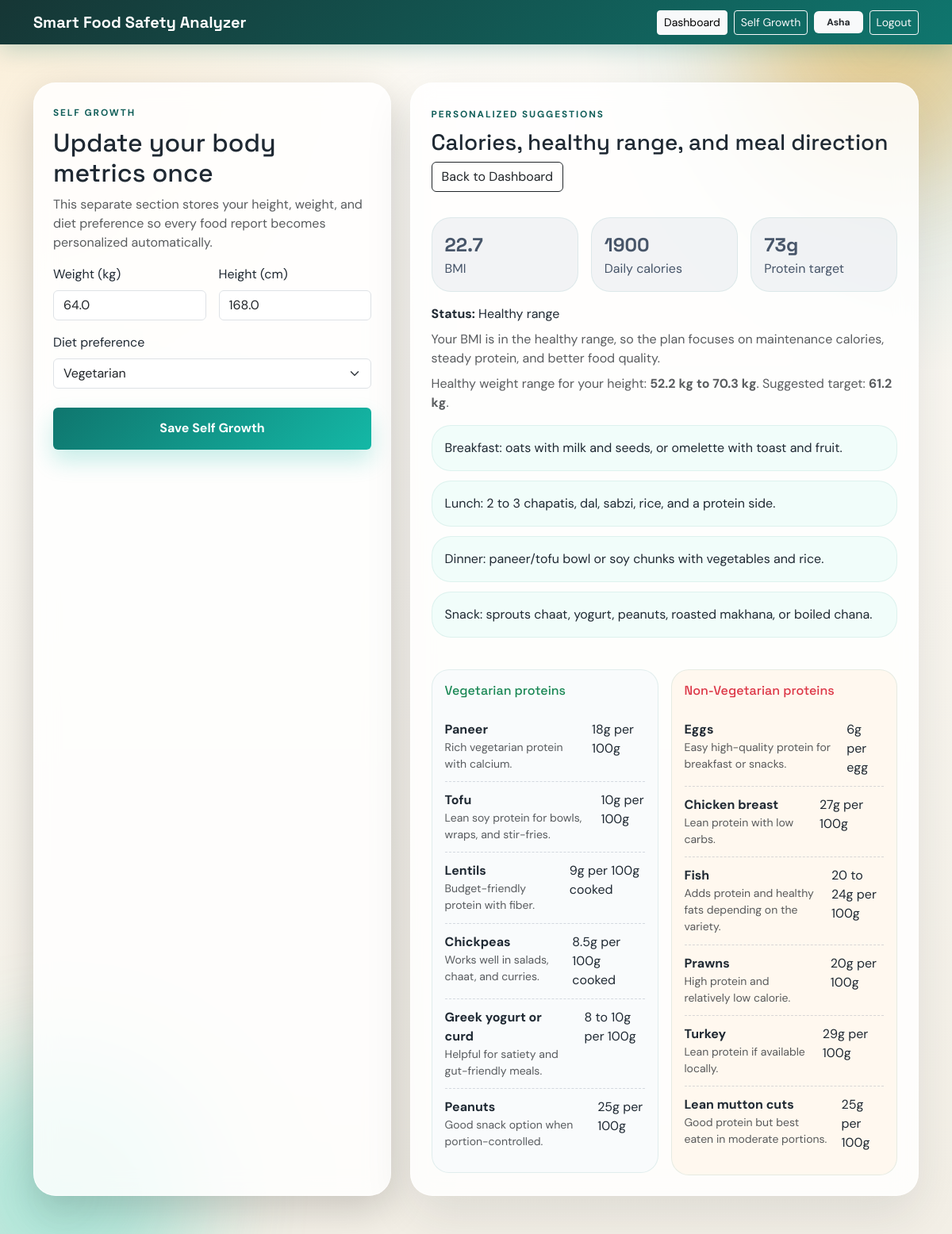
The app's page /self-growth/ (signed in) with its own data.
### analyzer/models.py (models this page shows, shortened)
class UserWellnessProfile(models.Model):
    user = models.OneToOneField(settings.AUTH_USER_MODEL, on_delete=models.CASCADE, related_name='wellness_profile')
    weight_kg = models.FloatField(null=True, blank=True)
    height_cm = models.FloatField(null=True, blank=True)
    diet_preference = models.CharField(max_length=20, default='balanced')
    bmi = models.FloatField(null=True, blank=True)
    bmi_status = models.CharField(max_length=60, blank=True)
    healthy_weight_min = models.FloatField(null=True, blank=True)
    healthy_weight_max = models.FloatField(null=True, blank=True)
    target_weight = models.FloatField(null=True, blank=True)
    daily_calories = models.PositiveIntegerField(null=True, blank=True)
    protein_target_g = models.PositiveIntegerField(null=True, blank=True)
    wellness_summary = models.TextField(blank=True)
    meal_plan = models.TextField(blank=True)
    updated_at = models.DateTimeField(auto_now=True)

### analyzer/views.py (the view, shortened to what this page needs)
# urls.py: path('self-growth/', views.self_growth, name='self_growth'),
@login_required
def self_growth(request):
    profile, _ = UserWellnessProfile.objects.get_or_create(user=request.user)
    form = SelfGrowthForm(request.POST or None, instance=profile)
    context = {
        'form': form,
        'profile': profile,
        'meal_plan_items': [item.strip() for item in profile.meal_plan.split('||') if item.strip()],
        'protein_data': protein_sources(),
        'cloud': cloud_summary(),
    }
    return render(request, 'analyzer/self_growth.html', context)

### analyzer/forms.py (shortened to what this page needs)
class SelfGrowthForm(forms.ModelForm):
    class Meta:
        model = UserWellnessProfile
        fields = ('weight_kg', 'height_cm', 'diet_preference')
        widgets = {
            'weight_kg': forms.NumberInput(attrs={'class': 'form-control', 'placeholder': 'Example: 68'}),
            'height_cm': forms.NumberInput(attrs={'class': 'form-control', 'placeholder': 'Example: 170'}),
            'diet_preference': forms.Select(attrs={'class': 'form-select'}, choices=AnalysisRecord.DIET_CHOICES),
        }

### analyzer/services.py (called while the page is built)
def protein_sources():
    return {
        'veg': VEG_PROTEIN_SOURCES,
        'non_veg': NON_VEG_PROTEIN_SOURCES,
    }

def cloud_summary():
    provider = settings.CLOUD_STORAGE_PROVIDER.lower()
    ocr_provider = settings.OCR_PROVIDER.lower()
    storage_label = {
        'firebase': 'Firebase Storage',
        'aws_s3': 'AWS S3',
        'local': 'Local media storage',
    }.get(provider, provider.title())
    ocr_label = {
        'google_vision': 'Google Vision API',
        'tesseract': 'Tesseract OCR',
    }.get(ocr_provider, ocr_provider.title())
    return {
        'storage': storage_label,
        'ocr': ocr_label,
        'storage_provider': provider,
        'ocr_provider': ocr_provider,
    }

### templates/analyzer/self_growth.html (shortened to what this page needs)
{% extends 'base.html' %}
{% block content %}
<section class="py-5">
    <div class="container">
        <div class="row g-4">
            <div class="col-lg-5">
                <div class="glass-card p-4 shadow-lg h-100">
                    <span class="eyebrow">Self Growth</span>
                    <h1 class="h2 mt-2">Update your body metrics once</h1>
                    <p class="text-muted">This separate section stores your height, weight, and diet preference so every food report becomes personalized automatically.</p>
                    <form method="post">
                        <div class="row g-3">
                            <div class="col-md-6"><label class="form-label">Weight (kg)</label>{{ form.weight_kg }}</div>
                            <div class="col-md-6"><label class="form-label">Height (cm)</label>{{ form.height_cm }}</div>
                            <div class="col-12"><label class="form-label">Diet preference</label>{{ form.diet_preference }}</div>
                        </div>
                        <button type="submit" class="btn btn-accent w-100 mt-4">Save Self Growth</button>
                    </form>
                </div>
            </div>
            <div class="col-lg-7">
                <div class="section-card h-100">
                    <div class="d-flex justify-content-between align-items-center flex-wrap gap-2">
                        <div>
                            <span class="eyebrow">Personalized suggestions</span>
                            <h2 class="h3 mt-2 mb-0">Calories, healthy range, and meal direction</h2>
                        </div>
                        <a href="{% url 'analyzer:dashboard' %}" class="btn btn-outline-dark">Back to Dashboard</a>
                    </div>
                    {% if profile.bmi %}
                    <div class="row g-3 mt-3">
                        <div class="col-md-4"><div class="metric-box neutral-box"><div class="metric-count small-count">{{ profile.bmi }}</div><div>BMI</div></div></div>
                        <div class="col-md-4"><div class="metric-box neutral-box"><div class="metric-count small-count">{{ profile.daily_calories }}</div><div>Daily calories</div></div></div>
                        <div class="col-md-4"><div class="metric-box neutral-box"><div class="metric-count small-count">{{ profile.protein_target_g }}g</div><div>Protein target</div></div></div>
                    </div>
                    <p class="mt-3 mb-2"><strong>Status:</strong> {{ profile.bmi_status }}</p>
                    <p class="text-muted mb-2">{{ profile.wellness_summary }}</p>
                    <p class="text-muted mb-3">Healthy weight range for your height: <strong>{{ profile.healthy_weight_min }} kg to {{ profile.healthy_weight_max }} kg</strong>. Suggested target: <strong>{{ profile.target_weight }} kg</strong>.</p>
                    <div class="meal-list">{% for item in meal_plan_items %}<div class="meal-item">{{ item }}</div>{% endfor %}</div>
                    {% else %}
                    <p class="text-muted mt-4 mb-0">Enter your height and weight to unlock calorie recommendations and meal suggestions.</p>
                    {% endif %}
                    <div class="row g-3 mt-4">
                        <div class="col-md-6"><div class="protein-panel"><h3 class="h6 text-success mb-3">Vegetarian proteins</h3>{% for item in protein_data.veg %}<div class="protein-detail-row"><div><strong>{{ item.name }}</strong><div class="small text-muted">{{ item.benefit }}</div></div><span>{{ item.protein }}</span></div>{% endfor %}</div></div>
                        <div class="col-md-6"><div class="protein-panel warm"><h3 class="h6 text-danger mb-3">Non-Vegetarian proteins</h3>{% for item in protein_data.non_veg %}<div class="protein-detail-row"><div><strong>{{ item.name }}</strong><div class="small text-muted">{{ item.benefit }}</div></div><span>{{ item.protein }}</span></div>{% endfor %}</div></div>
                    </div>
                </div>
            </div>
        </div>
    </div>
</section>
{% endblock %}

### templates/base.html (shortened to what this page needs)
{% load static %}
<!DOCTYPE html>
<html lang="en">
<head>
    <link href="https://cdn.jsdelivr.net/npm/bootstrap@5.3.3/dist/css/bootstrap.min.css" rel="stylesheet">
    <link rel="stylesheet" href="{% static 'css/styles.css' %}">
</head>
<body>
    <div class="page-orb orb-one"></div>
    <div class="page-orb orb-two"></div>
    <nav class="navbar navbar-expand-lg navbar-dark topbar">
        <div class="container">
            <a class="navbar-brand fw-bold" href="{% url 'analyzer:landing' %}">Smart Food Safety Analyzer</a>
            <div class="d-flex align-items-center gap-2 ms-auto flex-wrap">
                {% if request.user.is_authenticated %}
                <a class="btn btn-sm btn-light" href="{% url 'analyzer:dashboard' %}">Dashboard</a>
                <a class="btn btn-sm btn-outline-light" href="{% url 'analyzer:self_growth' %}">Self Growth</a>
                <span class="badge bg-light text-dark px-3 py-2">{{ request.user.first_name|default:request.user.username }}</span>
                <a class="btn btn-sm btn-outline-light" href="{% url 'analyzer:logout' %}">Logout</a>
                {% else %}
                <a class="btn btn-sm btn-outline-light" href="{% url 'analyzer:login' %}">Login</a>
                <a class="btn btn-sm btn-light" href="{% url 'analyzer:register' %}">Create Account</a>
                {% endif %}
            </div>
        </div>
    </nav>
    {% block content %}{% endblock %}
</body>
</html>

### static/css/styles.css (style rules this page uses)
:root { --bg: #f7f4ee; --surface: rgba(255, 255, 255, 0.84); --surface-strong: rgba(255, 255, 255, 0.94); --ink: #1f2933; --muted: #677281; --accent: #0f766e; --accent-dark: #115e59; --accent-soft: #d9f3ef; --warm: #f59e0b; --danger: #dc2626; --safe: #15803d; --slate: #475569; --card-shadow: 0 24px 60px rgba(31, 41, 51, 0.10); }
body { font-family: 'DM Sans', sans-serif; background: radial-gradient(circle at top left, rgba(245, 158, 11, 0.12), transparent 28%), radial-gradient(circle at top right, rgba(15, 118, 110, 0.18), transparent 24%), linear-gradient(180deg, #fcfaf5 0%, #f3efe6 100%); color: var(--ink); min-height: 100vh; overflow-x: hidden; }
.page-orb { position: fixed; width: 340px; height: 340px; border-radius: 50%; filter: blur(70px); opacity: 0.35; pointer-events: none; z-index: 0; }
.orb-one { background: #f59e0b; top: -120px; right: -80px; }
.orb-two { background: #2dd4bf; bottom: -120px; left: -90px; }
body > * { position: relative; z-index: 1; }
h1, h2, h3, h4, .navbar-brand { font-family: 'Space Grotesk', sans-serif; }
.topbar { background: linear-gradient(135deg, #163635, #0f766e); box-shadow: 0 8px 28px rgba(15, 118, 110, 0.22); }
.eyebrow { display: inline-block; text-transform: uppercase; letter-spacing: 0.16em; font-size: 0.74rem; color: var(--accent-dark); font-weight: 700; }
.glass-card, .section-card, .score-panel { background: var(--surface); border: 1px solid rgba(255, 255, 255, 0.72); border-radius: 28px; backdrop-filter: blur(14px); box-shadow: var(--card-shadow); }
.section-card, .score-panel { padding: 1.6rem; }
.wellness-box, .protein-panel { padding: 1rem; background: rgba(248, 250, 252, 0.82); border-radius: 22px; border: 1px solid rgba(15, 118, 110, 0.10); }
.protein-panel.warm { background: rgba(255, 247, 237, 0.88); }
.btn-accent { background: linear-gradient(135deg, var(--accent), #14b8a6); color: #fff; border: none; padding: 0.9rem 1.2rem; font-weight: 700; box-shadow: 0 14px 28px rgba(20, 184, 166, 0.24); }
.product-picker-card, .architecture-step, .metric-box, .timeline-item, .text-box, .result-product-visual, .meal-item { border-radius: 24px; background: rgba(255, 255, 255, 0.78); border: 1px solid rgba(15, 118, 110, 0.09); }
.product-picker-card, .architecture-step, .metric-box, .text-box, .meal-item, .result-product-visual { padding: 1rem; }
.neutral-box { background: rgba(148, 163, 184, 0.12); color: var(--slate); }
.score-value, .metric-count { font-family: 'Space Grotesk', sans-serif; font-weight: 700; }
.metric-count { font-size: 2rem; }
.metric-count.small-count { font-size: 1.5rem; }
.protein-row, .protein-detail-row { display: flex; justify-content: space-between; gap: 1rem; padding: 0.7rem 0; border-bottom: 1px dashed rgba(100, 116, 139, 0.25); }
.protein-row:last-child, .protein-detail-row:last-child { border-bottom: 0; }
.meal-list { display: grid; gap: 0.75rem; }
.meal-item { background: rgba(240, 253, 250, 0.9); }

### records on screen
UserWellnessProfile: weight_kg "64.0", height_cm "168.0", diet_preference "Vegetarian", bmi "22.7", daily_calories "1900", protein_target_g "73", bmi_status "Healthy range", wellness_summary "Your BMI is in the healthy range, so the plan focuses on maintenance calories, steady protein, and better food quality.", healthy_weight_min "52.2", healthy_weight_max "70.3", target_weight "61.2"

### other values on screen
{{ request.user.first_name|default:request.user.username }} "Asha"
{{ item }} "Breakfast: oats with milk and seeds, or omelette with toast and fruit." "Lunch: 2 to 3 chapatis, dal, sabzi, rice, and a protein side." "Dinner: paneer/tofu bowl or soy chunks with vegetables and rice." "Snack: sprouts chaat, yogurt, peanuts, roasted makhana, or boiled chana."
{{ item.name }} "Paneer" "Tofu" "Lentils" "Chickpeas" "Greek yogurt or curd" "Peanuts"
{{ item.benefit }} "Rich vegetarian protein with calcium." "Lean soy protein for bowls, wraps, and stir-fries." "Budget-friendly protein with fiber." "Works well in salads, chaat, and curries." "Helpful for satiety and gut-friendly meals." "Good snack option when portion-controlled."
{{ item.protein }} "18g per 100g" "10g per 100g" "9g per 100g cooked" "8.5g per 100g cooked" "8 to 10g per 100g" "25g per 100g"
{{ item.name }} "Eggs" "Chicken breast" "Fish" "Prawns" "Turkey" "Lean mutton cuts"
{{ item.benefit }} "Easy high-quality protein for breakfast or snacks." "Lean protein with low carbs." "Adds protein and healthy fats depending on the variety." "High protein and relatively low calorie." "Lean protein if available locally." "Good protein but best eaten in moderate portions."
{{ item.protein }} "6g per egg" "27g per 100g" "20 to 24g per 100g" "20g per 100g" "29g per 100g" "25g per 100g"
